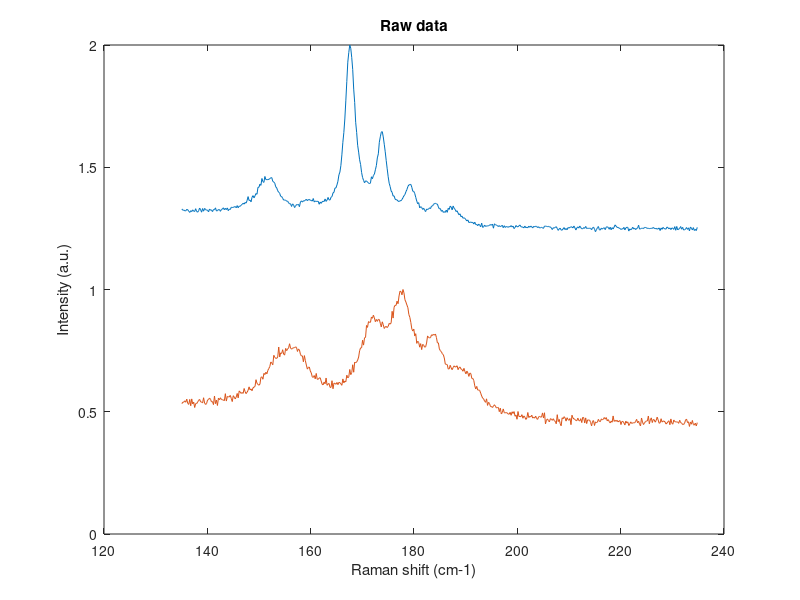

The MATLAB script that drew this image: (Note: this script raises an error after producing the figure.)
clear all; close all;
clc
%%%%%%%%%%%%%%%%%%%%%%%%%%%%%%%%%%%%%%%%%%%%%%%%%%%%%%%%%%%%%%%%%%%%%%%%%%%
%%%%%%%%%%%%%       PROGRAM TO FIT MULTIPLE RAMAN DATA      %%%%%%%%%%%%%%%
%%%%%%%%%%%%%%%%%%%%%%%%%%%%%%%%%%%%%%%%%%%%%%%%%%%%%%%%%%%%%%%%%%%%%%%%%%%


%%%%%%%%%%%%%%%%%%%%%%%%%%       INPUTS!      %%%%%%%%%%%%%%%%%%%%%%%%%%%%%
%Import the experimental data files
% xdata = Raman shifts (all data should be on the same x-axis)
% ydata = Raman spectra (can be matrix with in each column another
% spectrum)
% usually I create a .mat file and read in this .mat file

load D241212.mat

figure;
plot(xdata,ydata)
title('Raw data');
xlabel('Raman shift (cm-1)'); 
ylabel('Intensity (a.u.)');

%% %%%%%%%%%%%%%%%%%%%%%%%%       INPUTS fit paramters     %%%%%%%%%%%%%%%%%%%%%%%%%%%%%
%Create a new .xlsx file. Enter number of peaks and starting parameters of each peak, the parameters 
%of the Lorentz function x0=[xc1,w1,xc2,w2,...], where xci is the center 
%point of the i peak and wi its width. Set the lower & upper boundaries (LB & UB)
%for each parameter. NOTE! If no boundaries are desired to be set, input 
% '-inf' on the corresponding position, if you want to "fix" a parameter,
% put the LB and UB the same as your parameter

Input = xlsread('InputD241212.xlsx','Sheet1','A2:D35');
NumLor = Input(1,1); % number of lorentzians
x0=Input(:,2); 
LB=Input(:,3); 
UB=Input(:,4);
NumSpec=size(ydata,2);% number of spectra to fit simultaneously

% Check if the initial parameters are good (adjust if needed)

FITinital=RamanFit(xdata,ydata,x0,NumSpec,NumLor);
       
%We plot it to test our guess
figure;
plot(xdata,ydata,'-',xdata,FITinital,'k');
title('Initial guess');
xlabel('Raman shift (cm-1)'); 
ylabel('Intensity (a.u.)');
 


%% FITTING SECTION. we use lsqcurvefit
%experimental data. fminsearchbnd(fun,x0,LB,UB,options,varargin)
% options=optimset('MaxFunEvals',2e15,'MaxIter',2e15,'TolX',1e-20);
options = optimset('MaxFunEvals',1e4,'MaxIter',100,'Display','iter','TolX',1e-10,'TolFun',1e-10);
[FittedParams,chi2,residual,~,~,~,Jacobian] =  lsqcurvefit(@(x0,xdata)RamanFit(xdata,ydata,x0,NumSpec,NumLor),x0,xdata,ydata,LB,UB,options);
[FIT,L,A] = RamanFit(xdata,ydata,FittedParams,NumSpec,NumLor);

figure;
plot(xdata,ydata,'k',xdata,FIT,'r')
title('SecondPlot FittingSection');
xlabel('Raman shift (cm-1)'); 
ylabel('Intensity (a.u.)');



%% PLOT SECTION
%Create the fitted function and plot it
figure;
title('FinalPlot');
xlabel('Raman shift (cm-1)');
ylabel('Intensity (a.u.)')

hold on

for i = 1:NumSpec
%Plot the data and the fit
    plot(xdata,ydata(:,i),'.k',xdata,FIT(:,i),'g');
    xlim([min(xdata) max(xdata)]);
%Plot the individual components of the sum of lorentzians to check the fits  
    for k = 1:2:NumLor-1 % these are the empty peaks
        IndivComp = L(:,k)*A(k,i)+L(:,end-1)*A(end-1,i)+L(:,end)*A(end,i);
        plot(xdata,IndivComp,'color','r');
        IndCompSave(:,i,k) = IndivComp;
        
    end
    for k = 2:2:NumLor % these are the water-filled peaks
        IndivComp = L(:,k)*A(k,i)+L(:,end-1)*A(end-1,i)+L(:,end)*A(end,i);
        plot(xdata,IndivComp,'color','b');
        IndCompSave(:,i,k) = IndivComp;
        
    end
end


%% Make error bars on the fitted parameters
ci=nlparci(FittedParams,residual,'Jacobian',Jacobian); % gives two-sigma upper and lower boundaries of the fit parameters
error=max(abs(FittedParams-ci(:,1)),abs(FittedParams-ci(:,2)))/2; % take the maximum of the difference, and then divide by 2 to have one sigma errors.

